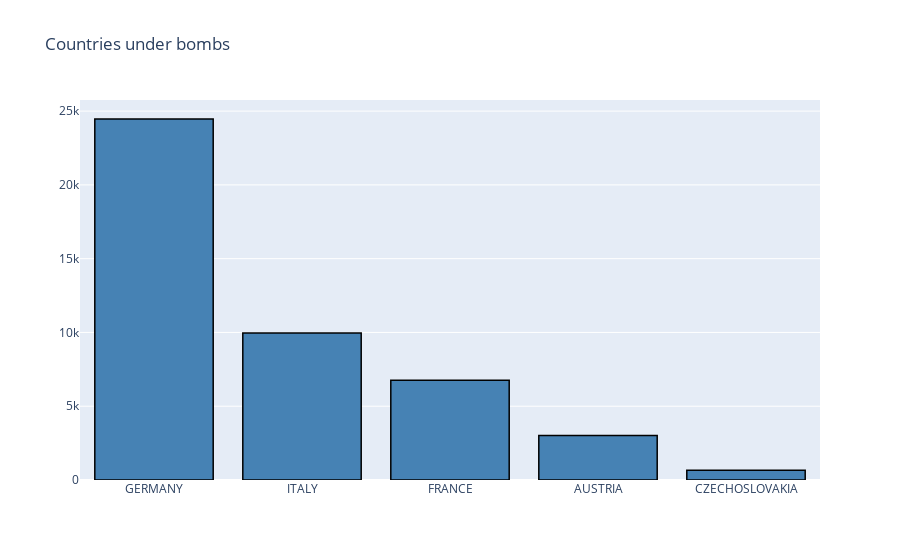

The notebook cell saved with this chart:
### Code cell
data = df_map['Target Country'].value_counts()
data = [go.Bar(
            x=data[:5].index,
            y=data[:5].values,
            hoverinfo = 'text',
            marker = dict(color = 'steelblue',
                             line=dict(color='rgb(0,0,0)',width=1.5)),
    )]

layout = dict(
    title = 'Countries under bombs',
)
fig = go.Figure(data=data, layout=layout)
iplot(fig)

### Figure 1 — Plotly figure (JSON) as saved in the notebook; plotly's stock layout.template omitted (floating-point values rounded to 4 significant figures)
{"data": [{"hoverinfo": "text", "marker": {"color": "steelblue", "line": {"color": "rgb(0,0,0)", "width": 1.5}}, "type": "bar", "x": ["GERMANY", "ITALY", "FRANCE", "AUSTRIA", "CZECHOSLOVAKIA"], "y": [24465, 9963, 6765, 3024, 663]}], "layout": {"title": {"text": "Countries under bombs"}}}
